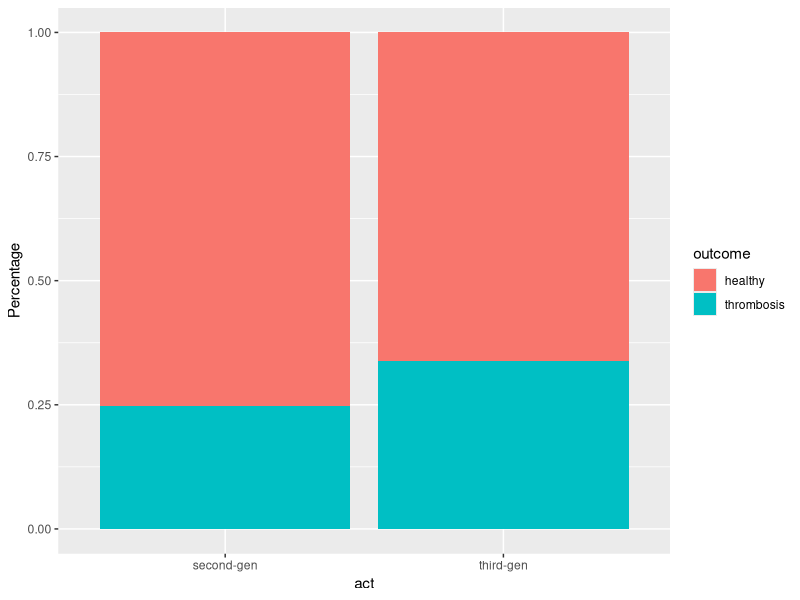

Generate this figure with R:
## ---- chunk 1
knitr::opts_chunk$set(message=FALSE, warning=FALSE, fig.height=4, fig.width=6.5, 
                      fig.align = "center")
library(tidyverse)
library(broom)
library(praise)
library(knitr)
library(kableExtra)
## ---- chunk 2
df<-data.frame(Groups=c("1", "2"), Outcome_A=c("a", "c"), Outcome_B=c("b", "d"))
kable(df, col.names = c("Groups", "Success", "Failure"), escape = F) %>%
  kable_styling(latex_options = "hold_position")
## ---- chunk 3
df<-data.frame(Shape=c("Round", "Concave"), Malignant=c(7, 17), Benign=c(9, 4))
kable(df, col.names = c("Shape", "Malignant", "Benign"), escape = F) %>%
  kable_styling(latex_options = "hold_position")
## ---- chunk 4
pill_df<-data.frame(Pill=c("Third Gen", "Second Gen"), VT=c(127, 132), No_VT=c(249, 402))
kable(pill_df, col.names = c("Pill", "VT", "No VT"), escape = F) %>%
  kable_styling(latex_options = "hold_position")
## ---- chunk 5
library(reshape2)

thrombosis <- data.frame(act = c(rep("third-gen", 376), rep("second-gen", 534)),
                     outcome = c(rep("thrombosis", 127), rep("healthy", 249), 
                                 rep("thrombosis", 132), rep("healthy", 402)))

thrombosis %>%
  ggplot(aes(x = act)) +
  geom_bar(aes(fill = outcome), position = "fill") +
  ylab("Percentage")
## ---- chunk 6
fisher.test(pill_df[1:2, 2:3])
## ---- chunk 7
praise()
